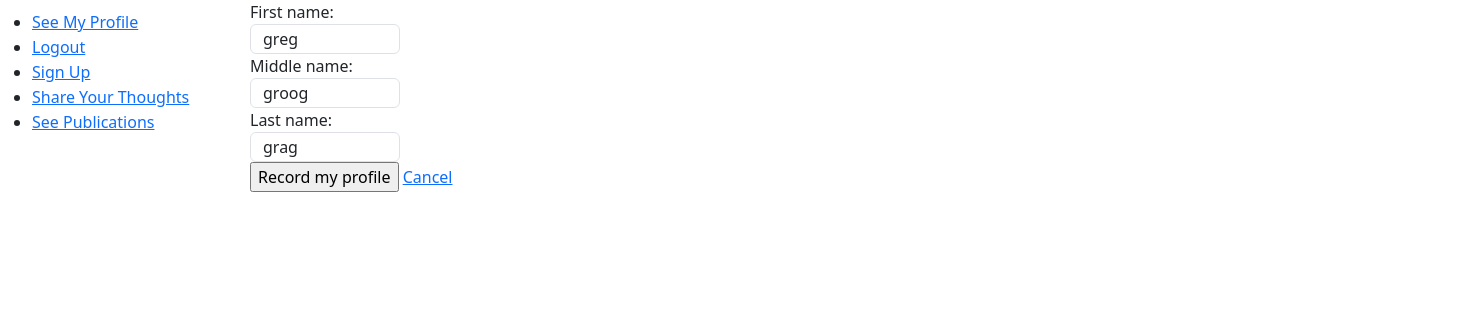
/Profile/modify (signed in), run on the app's committed database.
### tables this page shows
CREATE TABLE IF NOT EXISTS `profile` (
  `profile_id` int(11) NOT NULL AUTO_INCREMENT,
  `user_id` int(11) NOT NULL,
  `first_name` varchar(50) NOT NULL,
  `middle_name` varchar(50) NOT NULL,
  `last_name` varchar(50) NOT NULL,
  PRIMARY KEY (`profile_id`) USING BTREE,
  UNIQUE KEY `user_id` (`user_id`)
);

### app/core/Controller.php (called while the page is built, shortened)
<?php
class Controller{
	function view($name, $data=null){
		include('app/views/' . $name . '.php');
	}
}

### app/core/App.php (called while the page is built, shortened)
<?php
class App{
    private $routes = [];
    public function addRoute($url,$handler){
        $url = preg_replace('/{([^\/]+)}/', '(?<$1>[^\/]+)', $url);
        $this->routes[$url] = $handler;
    }
    public function resolve($url){
        $matches = [];
        foreach ($this->routes as $routePattern => $controllerMethod) {
            if(preg_match("#^$routePattern$#", $url, $matches)){
                $namedParams = array_filter($matches,
                    function($key) {
                        return !is_numeric($key);
                    }
                    , ARRAY_FILTER_USE_KEY);
                return [$controllerMethod, $namedParams];
            }
        }
        return false;
    }
    function __construct(){
        $url = $_GET['url'];
        [$controllerMethod, $namedParams] = $this->resolve($url);
        [$controller,$method]=explode(',', $controllerMethod);
        $controllerInstance = new $controller();
        call_user_func_array([$controllerInstance, $method], $namedParams);
    }
}

### index.php (called while the page is built, shortened)
<?php
require('app/core/init.php');
new App();

### app/models/Profile.php (called while the page is built, shortened)
<?php
class Profile extends \app\core\Model{
	public function getForUser($user_id){
		$SQL = 'SELECT * FROM profile WHERE user_id = :user_id';
		$STMT = self::$_conn->prepare($SQL);
		$STMT->execute(
			['user_id'=>$user_id]
		);
		$STMT->setFetchMode(PDO::FETCH_CLASS,'app\models\profile');
		return $STMT->fetch();
	}
}

### app/core/autoload.php (called while the page is built, shortened)
<?php
spl_autoload_register(
    function($class_name){
        $class_name = str_replace('\\', DIRECTORY_SEPARATOR, $class_name);
        if(file_exists($class_name.'.php')){
            return true;
        }
        else
        {
            return false;
        }
    }
);

### app/core/Model.php (called while the page is built, shortened)
<?php
class Model{
	public function __construct(){
		$host = 'localhost';
		$dbname = 'assignment2_database';
		$user = 'root';
		$pass = '';
	}
}

### app/views/Profile/modify.php (the view, shortened to what this page needs)
<html>
	<head>
		<link href="https://cdn.jsdelivr.net/npm/bootstrap@5.3.2/dist/css/bootstrap.min.css" rel="stylesheet">
	</head>
	<body>
		<form method='post' action=''>
			<div class="form-group">
				<label>First name:<input type="text" class="form-control" name="first_name" placeholder="Jon" value='<?= $data->first_name ?>' /></label>
			</div>
			<div class="form-group">
				<label>Middle name:<input type="text" class="form-control" name="middle_name" placeholder="Jon Doe" value='<?= $data->middle_name ?>' /></label>
			</div>
			<div class="form-group">
				<label>Last name:<input type="text" class="form-control" name="last_name" placeholder="Doe" value='<?= $data->last_name ?>' /></label>
			</div>
			<div class="form-group">
				<input type="submit" name="action" value="Record my profile" />
				<a href='/Profile/index'>Cancel</a>
			</div>
		</form>
	</body>
</html>

### resources/style.css (style rules this page uses)
body { position: relative; left: 250px; }
label { width: 150px; display: inline-flex; }
input { height: 30px; }

### data on the page
profile: first_name "greg", middle_name "groog", last_name "grag"
